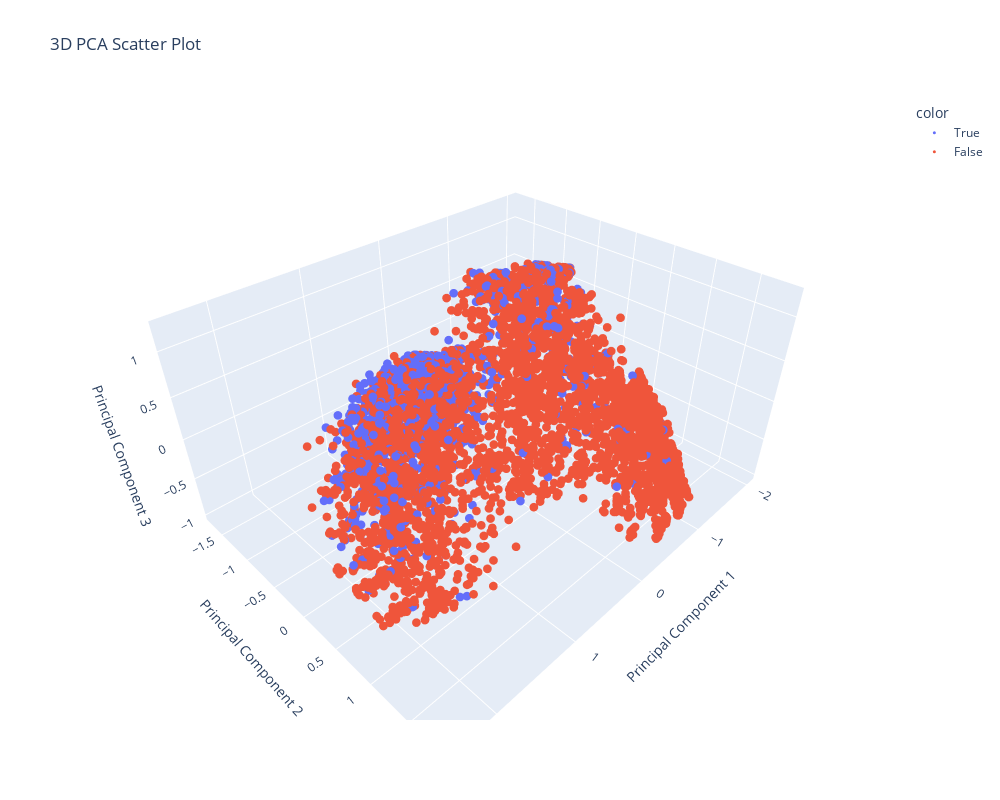

Here is the notebook cell this chart was saved with:
### Code cell
fig = px.scatter_3d(
    x=X_pca[:, 0],
    y=X_pca[:, 1],
    z=X_pca[:, 2],
    color=df[target],
    labels={"x": "Principal Component 1", "y": "Principal Component 2", "z": "Principal Component 3"},
    title="3D PCA Scatter Plot",
)

fig.update_traces(marker={"size": 3})
fig.update_layout(width=1000, height=800)
fig.show()

### Figure 1 — Plotly figure (JSON) as saved in the notebook; plotly's stock layout.template omitted (floating-point values rounded to 4 significant figures; data arrays with more than 128 entries replaced by an {"elided": "..."} marker saying what was removed)
{"data": [{"hovertemplate": "color=True<br>Principal Component 1=%{x}<br>Principal Component 2=%{y}<br>Principal Component 3=%{z}<extra></extra>", "legendgroup": "True", "marker": {"color": "#636efa", "size": 3, "symbol": "circle"}, "mode": "markers", "name": "True", "scene": "scene", "showlegend": true, "type": "scatter3d", "x": {"elided": "1349 float values"}, "y": {"elided": "1349 float values"}, "z": {"elided": "1349 float values"}}, {"hovertemplate": "color=False<br>Principal Component 1=%{x}<br>Principal Component 2=%{y}<br>Principal Component 3=%{z}<extra></extra>", "legendgroup": "False", "marker": {"color": "#EF553B", "size": 3, "symbol": "circle"}, "mode": "markers", "name": "False", "scene": "scene", "showlegend": true, "type": "scatter3d", "x": {"elided": "3721 float values"}, "y": {"elided": "3721 float values"}, "z": {"elided": "3721 float values"}}], "layout": {"height": 800, "legend": {"title": {"text": "color"}, "tracegroupgap": 0}, "scene": {"domain": {"x": [0, 1], "y": [0, 1]}, "xaxis": {"title": {"text": "Principal Component 1"}}, "yaxis": {"title": {"text": "Principal Component 2"}}, "zaxis": {"title": {"text": "Principal Component 3"}}}, "title": {"text": "3D PCA Scatter Plot"}, "width": 1000}}
